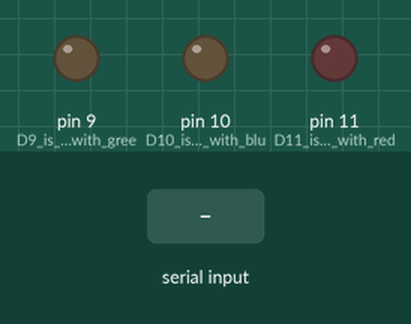
Simulated run of this sketch. Board: Arduino Uno, built with avr-gcc and run on an emulated ATmega328P. On the bench: output pins drawn as LEDs (lit = HIGH). The inputs (shaded band) are chosen by the test bench.

Above: at 1.2 s.
1.3 s: "G90\n" received over the second serial link
At 2.0 s:
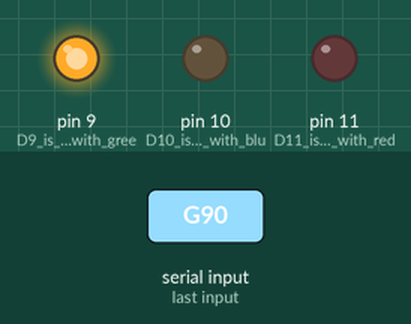
2.8 s: "B90\n" received over the second serial link
At 3.1 s:
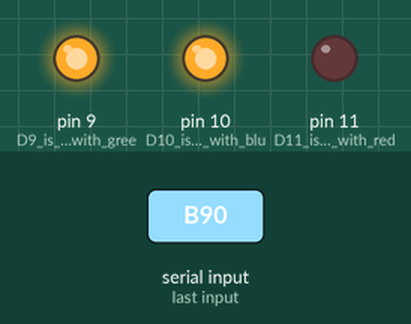
4.3 s: "R90\n" received over the second serial link
At 5.5 s:
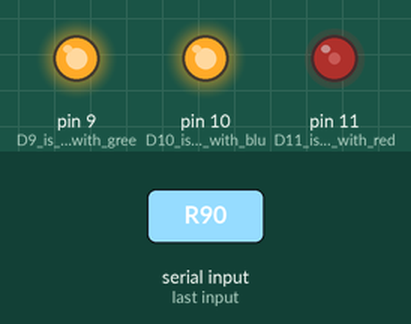
5.8 s: "R" received over the second serial link
At 6.6 s:
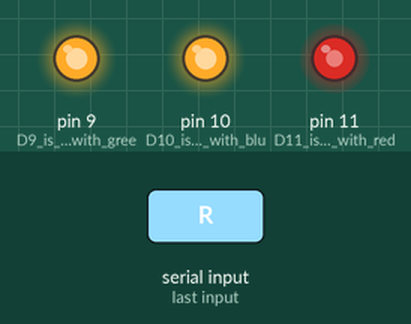
Timing chart, 0 to 8.3 s (numbered marks = the images above; inputs shaded):
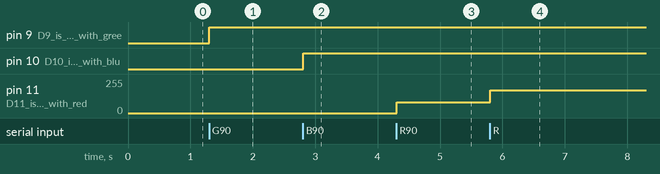

The sketch:

control_intensity_of_light_using_bluetooth.ino
```cpp
/*Arduino IDE version: 1.8.3
  Tested on: ARBD 1
  Microcontroller: Atmega 328 p
  written by: Anurag Aggarwal
  Date: 06/18/2019*/

//include the library of bluetooth serial communication
#include <SoftwareSerial.h>

SoftwareSerial bt(12, 13);       //pins connected to bluetooth(RX, TX)

//to convert char into integer
int chartoint(char val[3]) {
  return 100 * (int(val[0]) - 48) + 10 * (int(val[1]) - 48) + (int(val[2]) - 48);
}
void led_on(int pin_no, int value)       //funtion is build
{ analogWrite(pin_no, value);
}

void setup() {
  pinMode(9, OUTPUT);           //D9 is connected with green led
  pinMode(10, OUTPUT);          //D10 is connected with blue led
  pinMode(11, OUTPUT);          //D11 is connected with red led
  bt.begin(9600);               //it start the serial communication of bluetooth whose baud rate is 9600 bits/sec
  Serial.begin(9600);           //it start the serial monitor whose baud rate is 9600 bits/sec
}

int value;
char temp;
void loop()
{
  if (bt.available())           //check if bluetooth is connected or not
  {
    temp = bt.read();           //read the data passing from bluetooth terminal
    if (temp == 'G')            //check if data sent from bluetooth terminal is equal to character 'G' which we defined
    {
      intensity_read(9);        //calling funtion of void intensity_read(int pin no)
    }
    if (temp == 'B')            //check if data sent from bluetooth terminal is equal to character 'B' which we defined
    { intensity_read(10);
    }
    else if (temp == 'R')       //check if data sent from bluetooth terminal is equal to character 'R' which we defined
    { intensity_read(11);
    }
  }
}
void intensity_read(int pin_no)       //function is built
{
  char val[3];

  delay(1);                            //delay of 1 mili volt is given so that it does not take any garbage value initially
  for (int i = 0; i < 3 ; i++) {
    val[i] = bt.read();                //eg--we give value from bluetooth like G010,B100
    delay(1);                          //delay of 1 mili volt is given so that it does not take any garbage value at last
  }
  int inten = chartoint(val);          //calling function of int chartoint(char val[3])
  value = map(inten, 0, 255, 0, 100);     //mapping value of 255 to 100 so if we give value =0 from bluetooth that led will off
                                          //and if we give value =100 from bluetooth that led will turn on with highest intensity

  led_on(pin_no, value);                  //calling function of void led_on(int pin_no,int value)
}
```

Measured:
- after the input at 1.3 s, pin 9 (D9_is_connected_with_gree): LOW → HIGH at once
- after the input at 2.8 s, pin 10 (D10_is_connected_with_blu): LOW → HIGH at once
- after the input at 4.3 s, pin 11 (D11_is_connected_with_red): 0/255 → 82/255 at once
- after the input at 5.8 s, pin 11 (D11_is_connected_with_red): 82/255 → 172/255 at once
